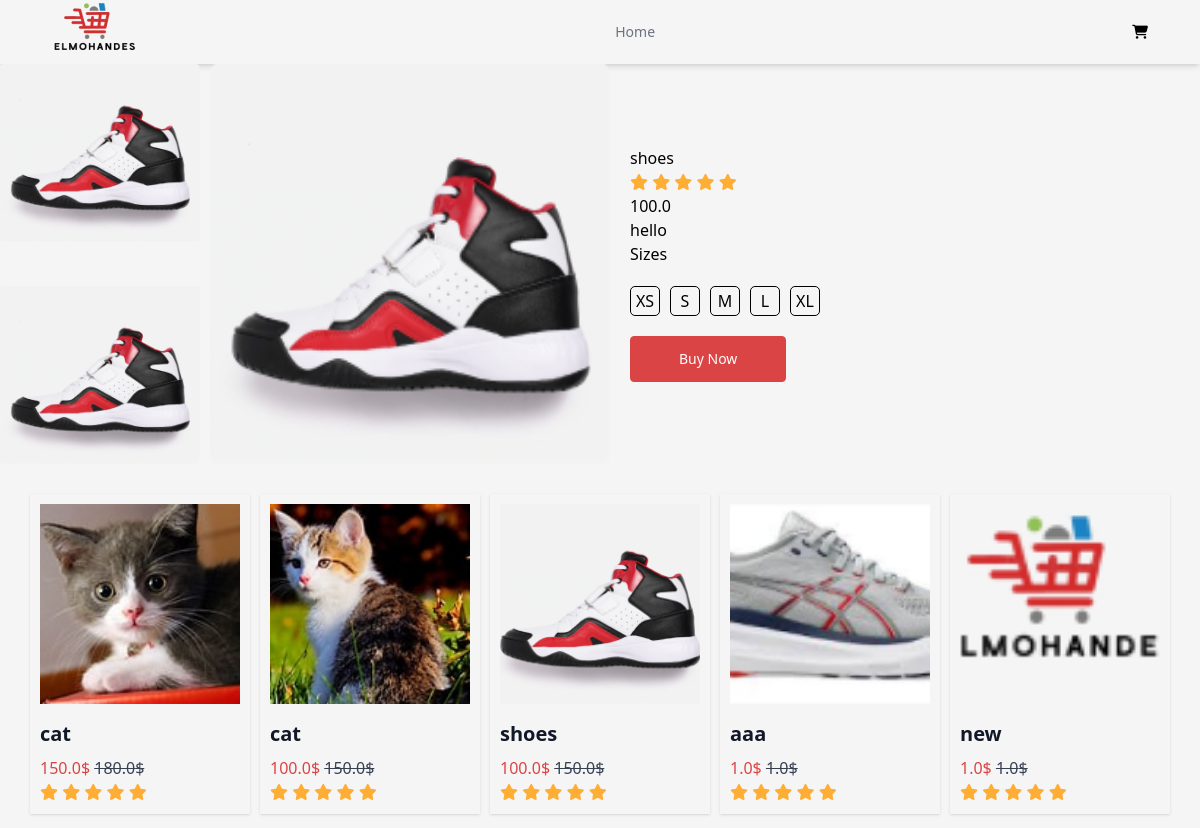
The app's page /5/ with its own data.
### products/models.py (models this page shows, shortened)
class Product(models.Model):
   image = models.ImageField()
   name = models.CharField(max_length=250)
   price = models.FloatField(default=0)
   alternatePrice = models.FloatField(default=0)
   rate = models.BigIntegerField()
   created = models.DateTimeField(auto_now_add=True)
   updated = models.DateTimeField(auto_now=True)
   desciption = models.TextField()

### products/views.py (the view)
# urls.py: path("<int:id>/" ,  views.product_details , name="product_details"),
def product_details(request , id) :
    products = Product.objects.all()
    try:
        product = Product.objects.get(id = id)
    except:
        raise Http404("product not found")
    return render(request , "productDetails.html" ,{"products" : products  , "product" : product} )

### products/templates/productDetails.html (shortened to what this page needs)
<!DOCTYPE html>
<html lang="en">
<head>
    <link rel="stylesheet" href="https://cdnjs.cloudflare.com/ajax/libs/font-awesome/6.7.2/css/all.min.css"
 />
    <script src="https://cdn.tailwindcss.com"></script>
</head>
<body class="bg-[#F5F5F5]">
    {%include "components/header.html"%}
    <div class="flex flex-wrap   gap-[20px] items-center">
        <div class="left  flex gap-[10px]">
            <div class="two  flex flex-col justify-between">
                <img src="{{product.image.url}}" alt="..." class="w-[200px]">
                <img src="{{product.image.url}}" alt="..." class="w-[200px]">
            </div>
            <div class="one">
                <img src="{{product.image.url}}" alt="" class="w-[400px] h-[400px]">
            </div>
        </div>
        <div class="right">
            <h2>{{product.name}} </h2>
            <p>
                <i class="fa-solid fa-star text-[#FFAD33]"></i>
                <i class="fa-solid fa-star text-[#FFAD33]"></i>
                <i class="fa-solid fa-star text-[#FFAD33]"></i>
                <i class="fa-solid fa-star text-[#FFAD33]"></i>
                <i class="fa-solid fa-star text-[#FFAD33]"></i>
            </p>
            <p>{{product.price}}</p>
            <p>{{product.desciption}}</p>
            <h3>Sizes</h3>
            <div class="flex gap-[10px] mt-[20px]">
                <span
                    class="border-[1px] border-black border-solid p-1 w-[30px] h-[30px] flex justify-center items-center rounded-[5px]">XS</span>
                <span
                    class="border-[1px] border-black border-solid p-1 w-[30px] h-[30px] flex justify-center items-center rounded-[5px]">S</span>
                <span
                    class="border-[1px] border-black border-solid p-1 w-[30px] h-[30px] flex justify-center items-center rounded-[5px]">M</span>
                <span
                    class="border-[1px] border-black border-solid p-1 w-[30px] h-[30px] flex justify-center items-center rounded-[5px]">L</span>
                <span
                    class="border-[1px] border-black border-solid p-1 w-[30px] h-[30px] flex justify-center items-center rounded-[5px]">XL</span>
            </div>
            <div class="flex flex-wrap   gap-[10px] justify-between items-center mt-[20px]">
                <a class="inline-block rounded border border-[#DB4444] h-fit bg-[#DB4444] px-12 py-3 text-sm font-medium text-white hover:bg-transparent hover:text-[#DB4444] focus:outline-none focus:ring active:text-[#DB4444]"
                    href="{% url 'products:add_product' product.id %}">
                    Buy Now
                </a>
            </div>
        </div>
    </div>
    {%include "components/card.html"%}
</body>
</html>

### products/templates/components/card.html
<div class="flex gap-[10px] m-[30px]">
    {% block content %}
    {%for product in products %}
    <a href="{%url 'products:product_details' product.id %}" class="block w-[270px] shadow  p-[10px]">
        <img alt="" src="{{product.image.url}}" class=" w-full h-[200px] object-cover " />
        <h3 class="mt-4 text-lg font-bold text-gray-900 sm:text-xl">{{product.name}}</h3>
        <p class="mt-2 max-w-sm text-gray-700">
            <span class="text-[#DB4444]">{{product.price}}$</span> <del>{{product.alternatePrice}}$</del>
        </p>
        <p>
            <i class="fa-solid fa-star text-[#FFAD33]"></i>
            <i class="fa-solid fa-star text-[#FFAD33]"></i>
            <i class="fa-solid fa-star text-[#FFAD33]"></i>
            <i class="fa-solid fa-star text-[#FFAD33]"></i>
            <i class="fa-solid fa-star text-[#FFAD33]"></i>
        </p>
    </a>
    {% endfor %}
    {% endblock %}
</div>

### records on screen
Product: image (picture), name "shoes", price "100.0", desciption "hello", alternatePrice "150.0"
Product: image (picture), name "cat", price "150.0", alternatePrice "180.0"
Product: image (picture), name "cat", price "100.0", alternatePrice "150.0"
Product: image (picture), name "aaa", price "1.0", alternatePrice "1.0"
Product: image (picture), name "new", price "1.0", alternatePrice "1.0"
